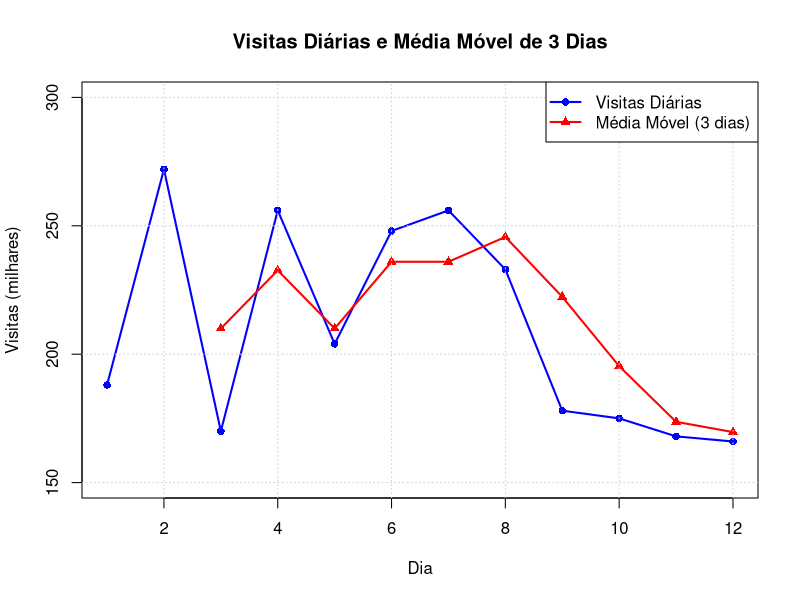

Reproduce this figure in R.
# -----------------------------
# Base de dados
# -----------------------------
dados <- data.frame(
  Dia = 1:12,
  Visitas = c(188, 272, 170, 256, 204, 248,
              256, 233, 178, 175, 168, 166)
)

# -----------------------------
# Média móvel de 3 dias
# -----------------------------
dados$Media_Movel_3 <- stats::filter(
  dados$Visitas,
  rep(1/3, 3),
  sides = 1
)

# -----------------------------
# Exibir tabela
# -----------------------------
print(dados)

# -----------------------------
# Configuração do gráfico
# -----------------------------
par(bg = "white")

# -----------------------------
# Criar gráfico no RStudio
# -----------------------------
plot(
  dados$Dia,
  dados$Visitas,
  type = "o",
  lwd = 2,
  pch = 16,
  col = "blue",
  ylim = c(150, 300),
  xlab = "Dia",
  ylab = "Visitas (milhares)",
  main = "Visitas Diárias e Média Móvel de 3 Dias"
)

# Linha da média móvel
lines(
  dados$Dia,
  dados$Media_Movel_3,
  type = "o",
  lwd = 2,
  pch = 17,
  col = "red"
)

# Grade
grid()

# Legenda
legend(
  "topright",
  legend = c("Visitas Diárias", "Média Móvel (3 dias)"),
  col = c("blue", "red"),
  lty = 1,
  lwd = 2,
  pch = c(16, 17)
)
